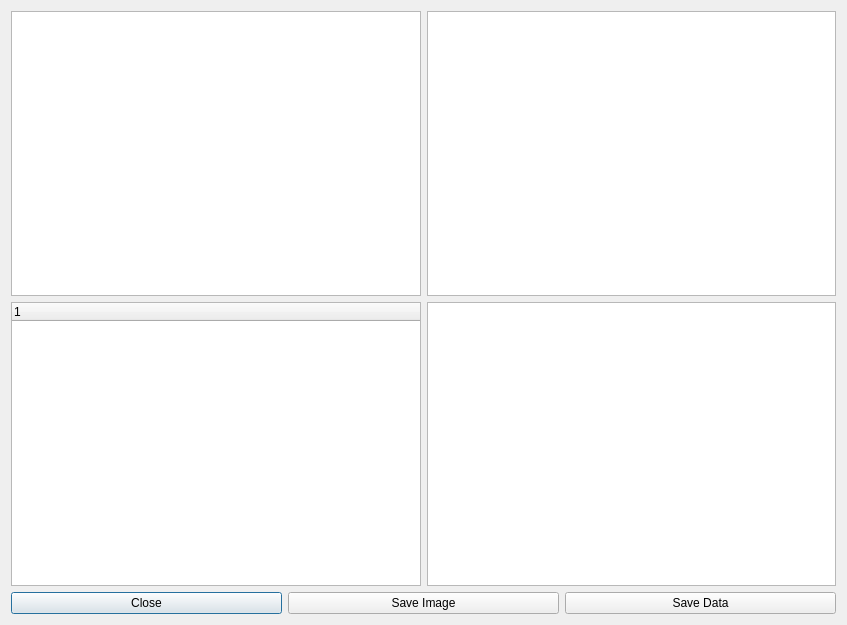
<?xml version="1.0" encoding="UTF-8"?>
<ui version="4.0">
 <class>evaluate</class>
 <widget class="QDialog" name="evaluate">
  <property name="geometry">
   <rect>
    <x>0</x>
    <y>0</y>
    <width>847</width>
    <height>625</height>
   </rect>
  </property>
  <property name="windowTitle">
   <string>Evaluation</string>
  </property>
  <layout class="QVBoxLayout" name="verticalLayout_2">
   <item>
    <layout class="QVBoxLayout" name="verticalLayout">
     <item>
      <layout class="QHBoxLayout" name="horizontalLayout_2">
       <item>
        <widget class="QTableWidget" name="tableWidget_2"/>
       </item>
       <item>
        <widget class="QGraphicsView" name="graphicsView"/>
       </item>
      </layout>
     </item>
     <item>
      <layout class="QHBoxLayout" name="horizontalLayout_3">
       <item>
        <widget class="QTreeWidget" name="treeWidget"/>
       </item>
       <item>
        <widget class="QTableWidget" name="tableWidget"/>
       </item>
      </layout>
     </item>
     <item>
      <layout class="QHBoxLayout" name="horizontalLayout">
       <item>
        <widget class="QPushButton" name="pushButton_2">
         <property name="text">
          <string>Close</string>
         </property>
        </widget>
       </item>
       <item>
        <widget class="QPushButton" name="pushButton">
         <property name="text">
          <string>Save Image</string>
         </property>
        </widget>
       </item>
       <item>
        <widget class="QPushButton" name="pushButton_3">
         <property name="text">
          <string>Save Data</string>
         </property>
        </widget>
       </item>
      </layout>
     </item>
    </layout>
   </item>
  </layout>
 </widget>
 <resources/>
 <connections/>
</ui>
